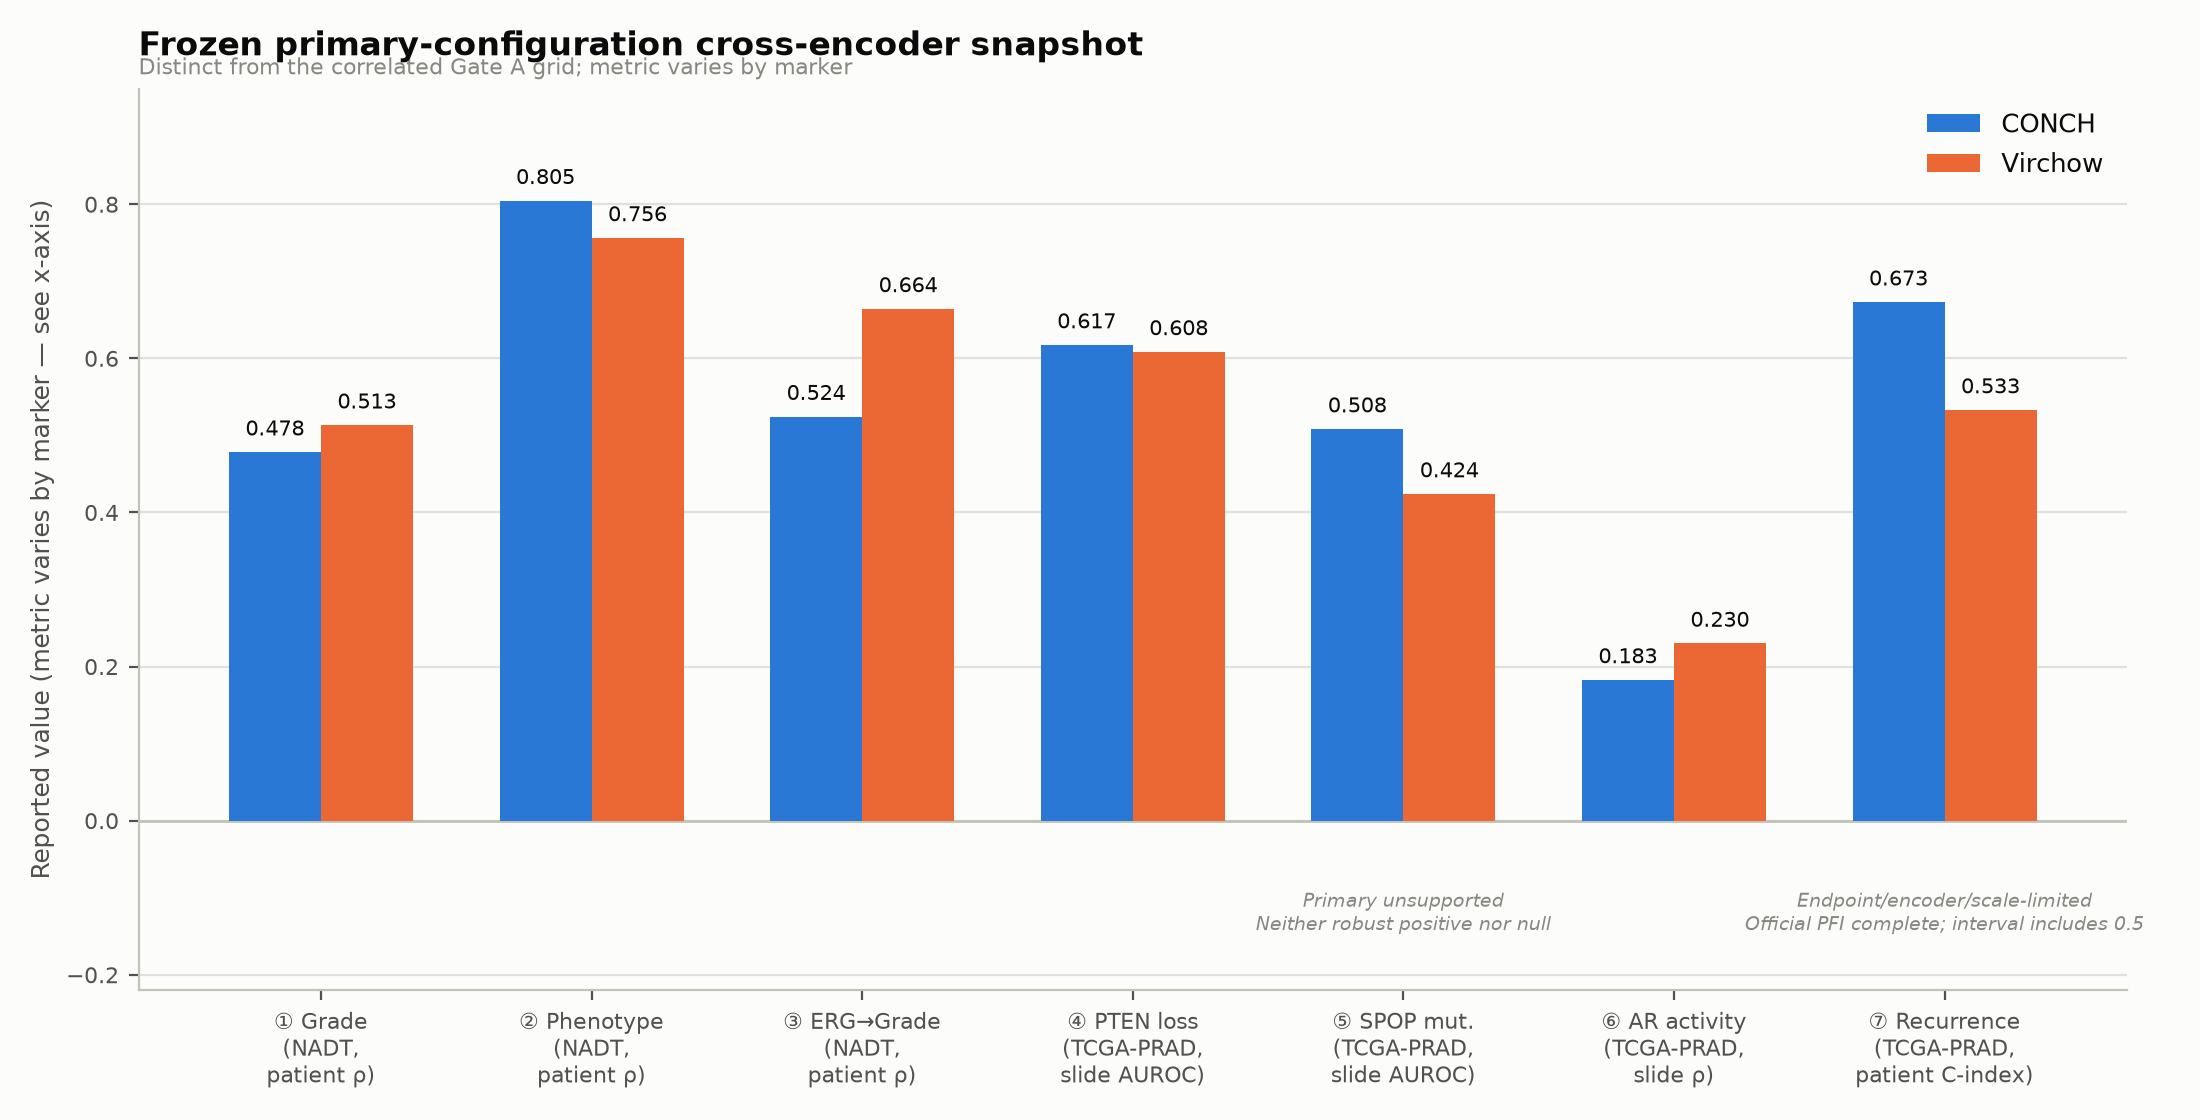

Write the Python code that produced this figure.
"""Render the frozen primary-configuration CONCH/Virchow snapshot for seven markers.

Values and their analysis units come from the saved, provenance-bearing source table
``paper/figure_data/fig3_primary_snapshot.csv``.  This is distinct from the correlated Gate A
grid shown separately in Figure 9.  Metrics differ across markers, so only within-marker encoder
pairs are comparable.
"""
from pathlib import Path

import matplotlib
matplotlib.use("Agg")
import matplotlib.pyplot as plt
import numpy as np
import pandas as pd


PROJECT_ROOT = Path(__file__).resolve().parents[4]
SOURCE = PROJECT_ROOT / "projects/prostate_biomarker_validation/paper/figure_data/fig3_primary_snapshot.csv"
EXPECTED_COLUMNS = [
    "marker_id",
    "display_order",
    "marker_label",
    "cohort",
    "metric",
    "analysis_unit",
    "conch_value",
    "virchow_value",
    "note",
    "upstream_source",
    "upstream_fields",
]
EXPECTED_CORE = {
    1: (1, "Grade", "NADT", "ρ", "patient", 0.4783626326797877, 0.5133276979921874, ""),
    2: (2, "Phenotype", "NADT", "ρ", "patient", 0.8046203170759654, 0.7563565046659657, ""),
    3: (3, "ERG→Grade", "NADT", "ρ", "patient", 0.5244160374868407, 0.6643009193406669, ""),
    4: (4, "PTEN loss", "TCGA-PRAD", "AUROC", "slide", 0.6174008207934337, 0.6084815321477428, ""),
    5: (
        5,
        "SPOP mut.",
        "TCGA-PRAD",
        "AUROC",
        "slide",
        0.5083122895622896,
        0.4240319865319865,
        "Primary unsupported\\nNeither robust positive nor null",
    ),
    6: (6, "AR activity", "TCGA-PRAD", "ρ", "slide", 0.1827419470405023, 0.2300511493594673, ""),
    7: (
        7,
        "Recurrence",
        "TCGA-PRAD",
        "C-index",
        "patient",
        0.673,
        0.533,
        "Endpoint/encoder/scale-limited\\nOfficial PFI complete; interval includes 0.5",
    ),
}

CONCH_COLOR = "#2a78d6"
VIRCHOW_COLOR = "#eb6834"
MUTED = "#898781"
GRID = "#e1e0d9"
CIRCLED = {1: "①", 2: "②", 3: "③", 4: "④", 5: "⑤", 6: "⑥", 7: "⑦"}


def load_snapshot(path: Path = SOURCE) -> pd.DataFrame:
    """Load the frozen source table and reject any schema, key, unit, or value drift."""
    frame = pd.read_csv(path, keep_default_na=False)
    if frame.columns.tolist() != EXPECTED_COLUMNS:
        raise ValueError(f"Fig3 source schema mismatch: {frame.columns.tolist()}")
    if len(frame) != 7:
        raise ValueError(f"Fig3 source must contain exactly 7 rows, got {len(frame)}")

    for column in ("marker_id", "display_order"):
        numeric = pd.to_numeric(frame[column], errors="raise")
        if not np.isfinite(numeric).all() or not np.equal(numeric, np.floor(numeric)).all():
            raise ValueError(f"Fig3 {column} must contain finite integers")
        frame[column] = numeric.astype(int)
    for column in ("conch_value", "virchow_value"):
        frame[column] = pd.to_numeric(frame[column], errors="raise")
        if not np.isfinite(frame[column]).all():
            raise ValueError(f"Fig3 {column} must contain finite values")

    if frame["marker_id"].tolist() != list(range(1, 8)):
        raise ValueError("Fig3 marker_id/order must be exactly 1..7")
    if frame["display_order"].tolist() != list(range(1, 8)):
        raise ValueError("Fig3 display_order must be exactly 1..7")

    core_columns = [
        "display_order",
        "marker_label",
        "cohort",
        "metric",
        "analysis_unit",
        "conch_value",
        "virchow_value",
        "note",
    ]
    for row in frame.itertuples(index=False):
        actual = tuple(getattr(row, column) for column in core_columns)
        if actual != EXPECTED_CORE[row.marker_id]:
            raise ValueError(
                f"Fig3 frozen contract mismatch for marker {row.marker_id}: {actual!r}"
            )
        sources = row.upstream_source.split(";")
        if not sources or any(not source.strip() for source in sources):
            raise ValueError(f"Fig3 marker {row.marker_id} has invalid upstream_source")
        missing = [source for source in sources if not (PROJECT_ROOT / source).is_file()]
        if missing:
            raise ValueError(f"Fig3 marker {row.marker_id} upstream files missing: {missing}")
        if not row.upstream_fields.strip():
            raise ValueError(f"Fig3 marker {row.marker_id} has blank upstream_fields")
    return frame


def render_snapshot(frame: pd.DataFrame, output_pdf: Path) -> None:
    fig, ax = plt.subplots(figsize=(11, 5.6), dpi=200)
    fig.patch.set_facecolor("#fcfcfb")
    ax.set_facecolor("#fcfcfb")

    x = np.arange(len(frame))
    width = 0.34
    conch_values = frame["conch_value"].tolist()
    virchow_values = frame["virchow_value"].tolist()
    ax.bar(x - width / 2, conch_values, width=width, color=CONCH_COLOR, label="CONCH", zorder=3)
    ax.bar(x + width / 2, virchow_values, width=width, color=VIRCHOW_COLOR, label="Virchow", zorder=3)

    for xi, value in zip(x - width / 2, conch_values):
        ax.text(xi, value + 0.015, f"{value:.3f}", ha="center", va="bottom", fontsize=7.6, color="#0b0b0b")
    for xi, value in zip(x + width / 2, virchow_values):
        ax.text(xi, value + 0.015, f"{value:.3f}", ha="center", va="bottom", fontsize=7.6, color="#0b0b0b")

    for xi, row in zip(x, frame.itertuples(index=False)):
        if row.note:
            ax.text(
                xi,
                -0.09,
                row.note.replace("\\n", "\n"),
                ha="center",
                va="top",
                fontsize=7.0,
                color=MUTED,
                style="italic",
            )

    labels = [
        f"{CIRCLED[row.marker_id]} {row.marker_label}\n"
        f"({row.cohort},\n{row.analysis_unit} {row.metric})"
        for row in frame.itertuples(index=False)
    ]
    ax.axhline(0, color="#c3c2b7", linewidth=1)
    ax.set_xticks(x)
    ax.set_xticklabels(labels, fontsize=8.3, color="#52514e")
    ax.set_ylabel("Reported value (metric varies by marker — see x-axis)", fontsize=9, color="#52514e")
    ax.set_ylim(-0.22, 0.95)
    ax.legend(loc="upper right", frameon=False, fontsize=9.5, labelcolor="#0b0b0b")
    ax.set_title(
        "Frozen primary-configuration cross-encoder snapshot",
        fontsize=12,
        color="#0b0b0b",
        loc="left",
        fontweight="bold",
        pad=12,
    )
    ax.text(
        0,
        1.01,
        "Distinct from the correlated Gate A grid; metric varies by marker",
        transform=ax.transAxes,
        ha="left",
        va="bottom",
        fontsize=8,
        color=MUTED,
    )
    ax.grid(axis="y", color=GRID, linewidth=0.8, zorder=0)
    ax.set_axisbelow(True)
    for spine in ["top", "right"]:
        ax.spines[spine].set_visible(False)
    for spine in ["left", "bottom"]:
        ax.spines[spine].set_color("#c3c2b7")
    ax.tick_params(colors="#52514e", labelsize=8)

    plt.tight_layout()
    output_pdf.parent.mkdir(parents=True, exist_ok=True)
    plt.savefig(output_pdf, facecolor=fig.get_facecolor(),
                metadata={"Creator": "fig3_conch_vs_virchow.py", "CreationDate": None,
                          "ModDate": None})
    plt.savefig(output_pdf.with_suffix(".png"), facecolor=fig.get_facecolor(),
                metadata={"Software": "fig3_conch_vs_virchow.py"})
    plt.close(fig)


def main() -> None:
    output = Path(__file__).with_suffix(".pdf")
    render_snapshot(load_snapshot(), output)
    print(f"saved {output}")


if __name__ == "__main__":
    main()
